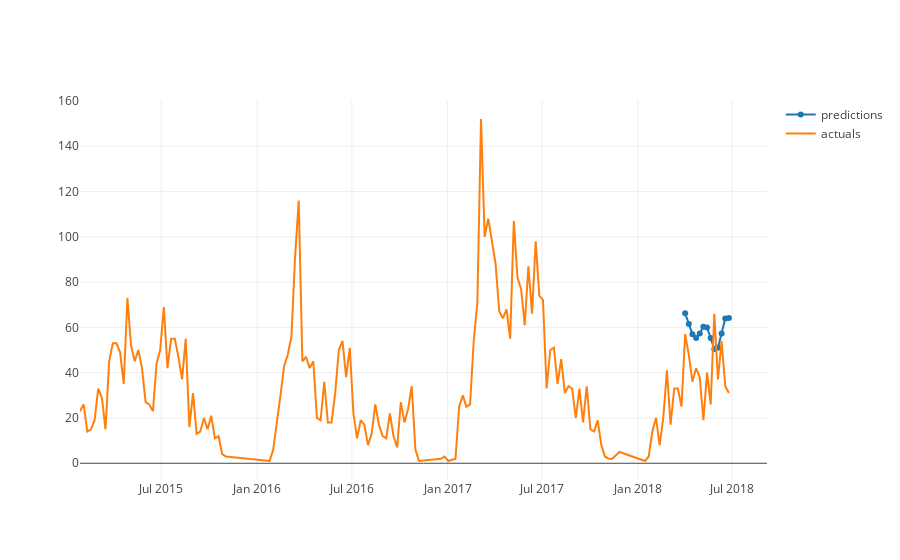

Notebook cell for this chart:
### Code cell
tc_preds = go.Scatter(x=results.ds.dt.date  , y=results.yhat.values,name='predictions')
iplot([tc_preds,tc_df])

### Figure 1 — Plotly figure (JSON) as saved in the notebook; plotly's stock layout.template omitted (floating-point values rounded to 4 significant figures; data arrays with more than 128 entries replaced by an {"elided": "..."} marker saying what was removed)
{"data": [{"name": "predictions", "type": "scatter", "uid": "84d98c98-6108-11e9-bca3-54ee75ecf57e", "x": ["2018-04-02", "2018-04-09", "2018-04-16", "2018-04-23", "2018-04-30", "2018-05-07", "2018-05-14", "2018-05-21", "2018-05-28", "2018-06-04", "2018-06-11", "2018-06-18", "2018-06-25"], "y": [66.21, 61.49, 57.01, 55.3, 57.32, 60.33, 59.98, 55.28, 50.45, 50.95, 57.31, 63.89, 64.18]}, {"name": "actuals", "type": "scatter", "uid": "84d98c99-6108-11e9-a8f2-54ee75ecf57e", "x": {"elided": "155 str values"}, "y": {"elided": "155 int values"}}], "layout": {"autosize": true, "xaxis": {"autorange": true, "range": ["2015-01-26", "2018-09-04 08:24:33.4569"], "type": "date"}, "yaxis": {"autorange": true, "range": [-7.389, 160.4], "type": "linear"}}}
